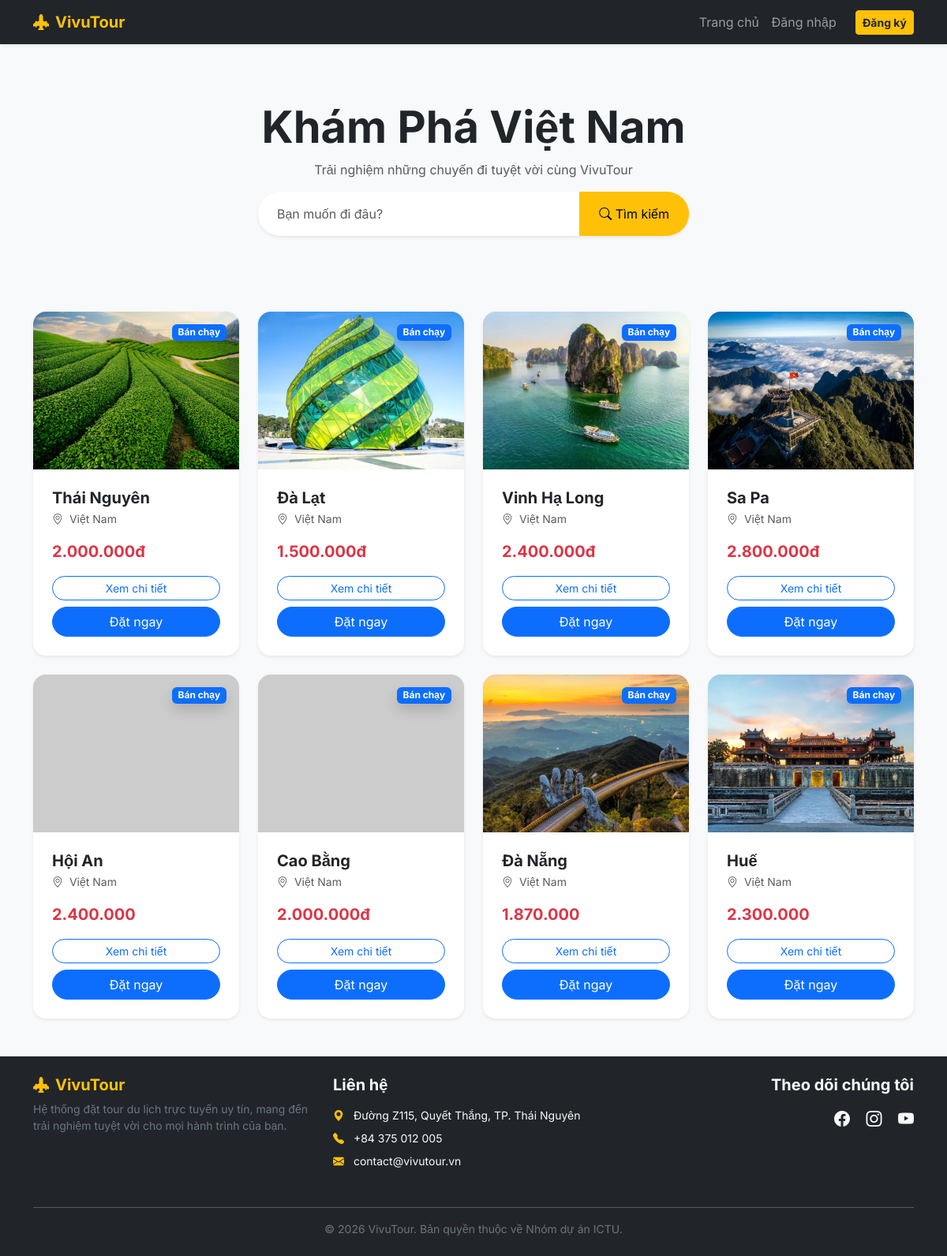
The app's page /, older data.
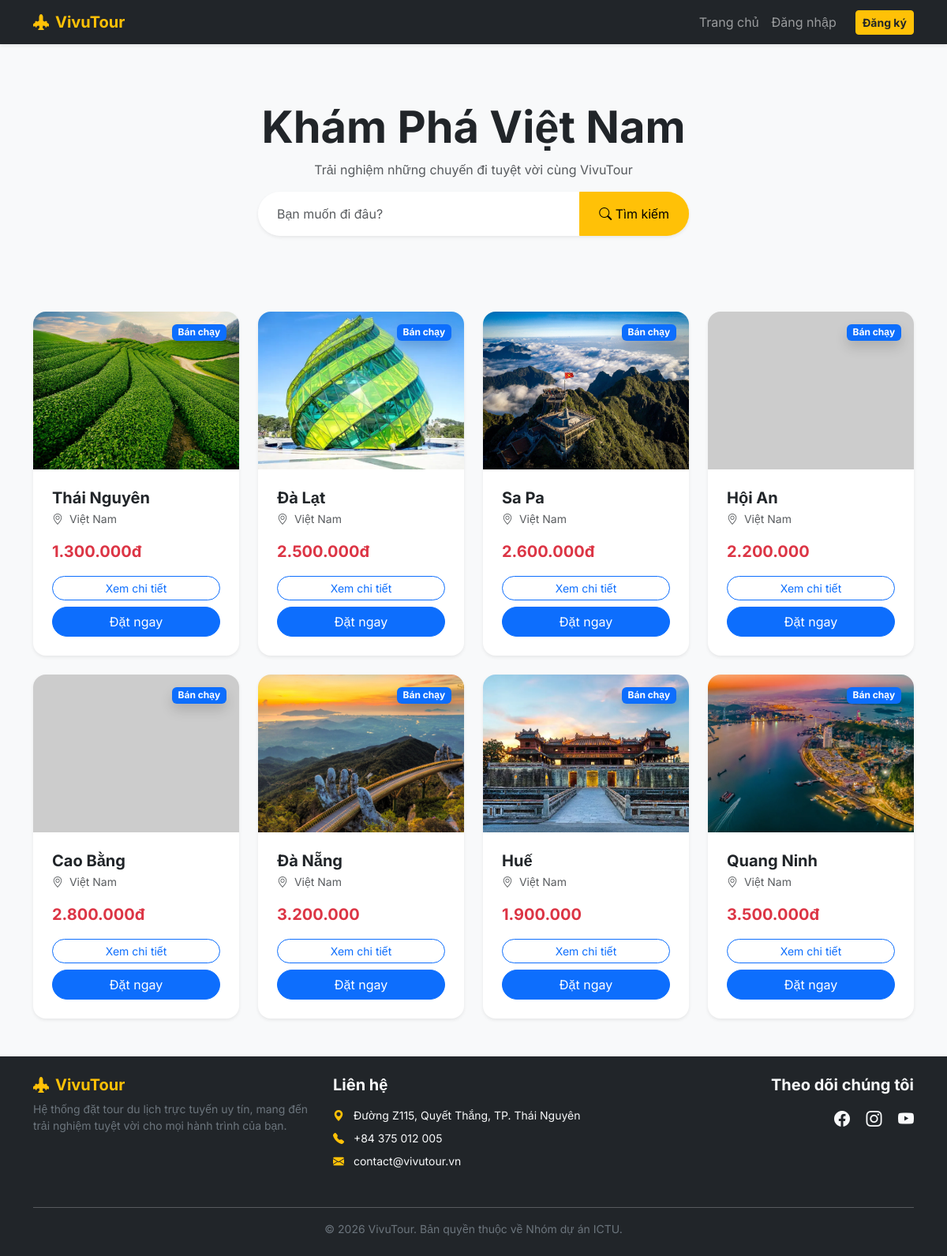
The same page, newer data.
### app.py (models this page shows)
class Tour(db.Model):
    id = db.Column(db.Integer, primary_key=True)
    name = db.Column(db.String(100), nullable=False)
    price = db.Column(db.String(50), nullable=False)
    image = db.Column(db.String(100), nullable=False)
    description = db.Column(db.Text)  # Cột này sẽ chứa nội dung chi tiết

### app.py (the view)
@app.route('/')
def index():
    search_query = request.args.get('search')
    if search_query:
        all_tours = Tour.query.filter(Tour.name.contains(search_query)).all()
    else:
        all_tours = Tour.query.all()
    return render_template('index.html', tours=all_tours, search_query=search_query)

### templates/index.html (shortened to what this page needs)
{% extends "base.html" %}
{% block content %}
    <div class="text-center py-5">
        <h1 class="display-4 fw-bold text-dark mb-2">Khám Phá Việt Nam</h1>
        <p class="text-muted">Trải nghiệm những chuyến đi tuyệt vời cùng VivuTour</p>
        <div class="row justify-content-center mb-5">
            <div class="col-md-6">
                <form action="{{ url_for('index') }}" method="GET" class="input-group shadow-sm rounded-pill overflow-hidden">
                    <input type="text" name="search" class="form-control border-0 py-3 ps-4"
                           placeholder="Bạn muốn đi đâu?" value="{{ search_query or '' }}">
                    <button class="btn btn-warning px-4" type="submit">
                        <i class="bi bi-search"></i> Tìm kiếm
                    </button>
                </form>
            </div>
        </div>
    </div>
    <div class="row g-4">
        {% for tour in tours %}
        <div class="col-md-6 col-lg-3">
            <div class="card h-100 border-0 shadow-sm rounded-4 overflow-hidden tour-card">
                <div class="position-relative">
                    <img src="{{ url_for('static', filename='images/' + tour.image) }}"
                         class="card-img-top"
                         alt="{{ tour.name }}"
                         style="height:200px; object-fit:cover;"
                         onerror="this.src='https://via.placeholder.com/400x250?text=Du+Lịch'">
                    <span class="position-absolute top-0 end-0 m-3 badge bg-primary shadow">Bán chạy</span>
                </div>
                <div class="card-body d-flex flex-column p-4">
                    <h5 class="card-title fw-bold mb-1">
                        <a href="{{ url_for('tour_detail', tour_id=tour.id) }}" class="text-decoration-none text-dark">
                            {{ tour.name }}
                        </a>
                    </h5>
                    <p class="small text-muted mb-3"><i class="bi bi-geo-alt me-1"></i> Việt Nam</p>
                    <div class="mt-auto">
                        <p class="text-danger fw-bold fs-5 mb-3">{{ tour.price }}</p>
                        <div class="d-grid gap-2">
                            <a href="{{ url_for('tour_detail', tour_id=tour.id) }}" class="btn btn-outline-primary rounded-pill btn-sm">Xem chi tiết</a>
                            <a href="{{ url_for('booking', tour_id=tour.id) }}" class="btn btn-primary rounded-pill">Đặt ngay</a>
                        </div>
                    </div>
                </div>
            </div>
        </div>
        {% endfor %}
    </div>
{% endblock %}

### templates/base.html (shortened to what this page needs)
<!DOCTYPE html>
<html lang="vi">
<head>
    <link href="https://cdn.jsdelivr.net/npm/bootstrap@5.3.0/dist/css/bootstrap.min.css" rel="stylesheet">
    <link rel="stylesheet" href="https://cdn.jsdelivr.net/npm/bootstrap-icons@1.11.1/font/bootstrap-icons.css">
</head>
<body>
    <nav class="navbar navbar-expand-lg navbar-dark bg-dark mb-4">
        <div class="container">
            <a class="navbar-brand fw-bold text-warning" href="{{ url_for('index') }}">
                <i class="bi bi-airplane-engines-fill me-2"></i>VivuTour
            </a>
            <div class="collapse navbar-collapse" id="navbarNav">
                <ul class="navbar-nav ms-auto align-items-center">
                    <li class="nav-item"><a class="nav-link" href="{{ url_for('index') }}">Trang chủ</a></li>
                    {% if current_user.is_authenticated %}
                        {% if current_user.email == 'admin@gmail.com' %}
                            <li class="nav-item"><a class="nav-link text-warning" href="{{ url_for('add_tour') }}">Thêm Tour</a></li>
                        {% endif %}
                        <li class="nav-item"><a class="nav-link" href="{{ url_for('profile') }}">Cá nhân</a></li>
                        <li class="nav-item"><a class="btn btn-outline-light btn-sm ms-lg-3" href="{{ url_for('logout') }}">Đăng xuất</a></li>
                    {% else %}
                        <li class="nav-item"><a class="nav-link" href="{{ url_for('login') }}">Đăng nhập</a></li>
                        <li class="nav-item"><a class="btn btn-warning btn-sm ms-lg-3 text-dark fw-bold" href="{{ url_for('register') }}">Đăng ký</a></li>
                    {% endif %}
                </ul>
            </div>
        </div>
    </nav>
    <div class="container">
        {% block content %}{% endblock %}
    </div>
    <footer class="bg-dark text-light py-4 mt-5">
    <div class="container">
        <div class="row">
            <div class="col-md-4 mb-3">
                <h5 class="text-warning fw-bold"><i class="bi bi-airplane-engines-fill me-2"></i>VivuTour</h5>
                <p class="small text-secondary">Hệ thống đặt tour du lịch trực tuyến uy tín, mang đến trải nghiệm tuyệt vời cho mọi hành trình của bạn.</p>
            </div>
            <div class="col-md-4 mb-3">
                <h5 class="fw-bold mb-3">Liên hệ</h5>
                <ul class="list-unstyled">
                    <li class="mb-2 small">
                        <i class="bi bi-geo-alt-fill text-warning me-2"></i>
                        Đường Z115, Quyết Thắng, TP. Thái Nguyên
                    </li>
                    <li class="mb-2 small">
                        <i class="bi bi-telephone-fill text-warning me-2"></i>
                        +84 375 012 005
                    </li>
                    <li class="mb-2 small">
                        <i class="bi bi-envelope-fill text-warning me-2"></i>
                        contact@vivutour.vn
                    </li>
                </ul>
            </div>
            <div class="col-md-4 mb-3 text-md-end">
                <h5 class="fw-bold mb-3">Theo dõi chúng tôi</h5>
                <a href="#" class="text-light me-3 fs-5"><i class="bi bi-facebook"></i></a>
                <a href="#" class="text-light me-3 fs-5"><i class="bi bi-instagram"></i></a>
                <a href="#" class="text-light fs-5"><i class="bi bi-youtube"></i></a>
            </div>
        </div>
        <hr class="bg-secondary">
        <div class="text-center small text-secondary">
            &copy; 2026 VivuTour. Bản quyền thuộc về Nhóm dự án ICTU.
        </div>
    </div>
</footer>
</body>
</html>

### templates/base.html (style rules this page uses)
body { font-family: 'Inter', sans-serif; background-color: #f8f9fa; }
.navbar { box-shadow: 0 2px 4px rgba(0,0,0,.08); }

Row changes from the older to the newer data that the page shows:
removed Tour: image (picture), name "Vinh Hạ Long", price "2.400.000đ"
changed Tour "Thái Nguyên": price "2.000.000đ" → "1.300.000đ"
changed Tour "Đà Lạt": price "1.500.000đ" → "2.500.000đ"
changed Tour "Sa Pa": price "2.800.000đ" → "2.600.000đ"
changed Tour "Hội An": price "2.400.000" → "2.200.000"
changed Tour "Cao Bằng": price "2.000.000đ" → "2.800.000đ"
changed Tour "Đà Nẵng": price "1.870.000" → "3.200.000"
changed Tour "Huế": price "2.300.000" → "1.900.000"
added Tour: image (picture), name "Quang Ninh", price "3.500.000đ"
